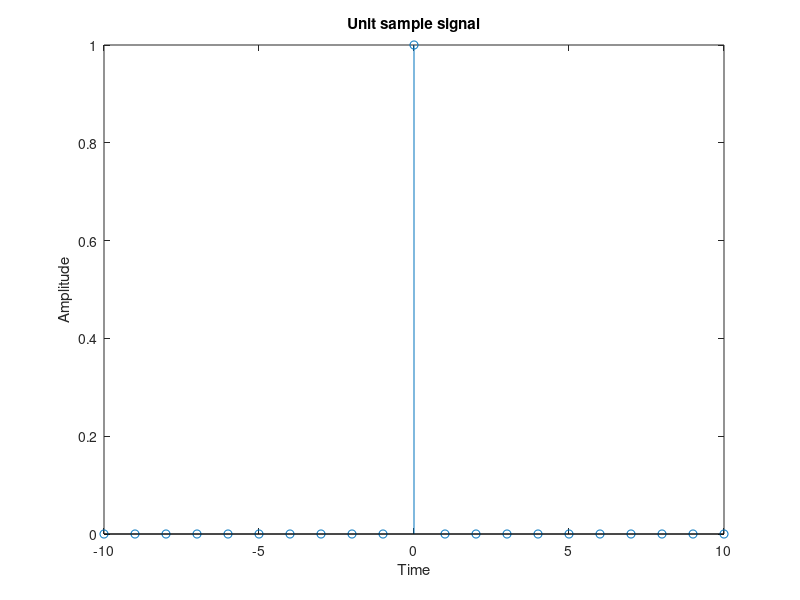

Write MATLAB code to recreate this figure.
%unit sample signal code
%Matlab code
n=-10:10;
x=(n==0);
stem (n,x)
xlabel('Time');
ylabel('Amplitude');
title('Unit sample signal');
